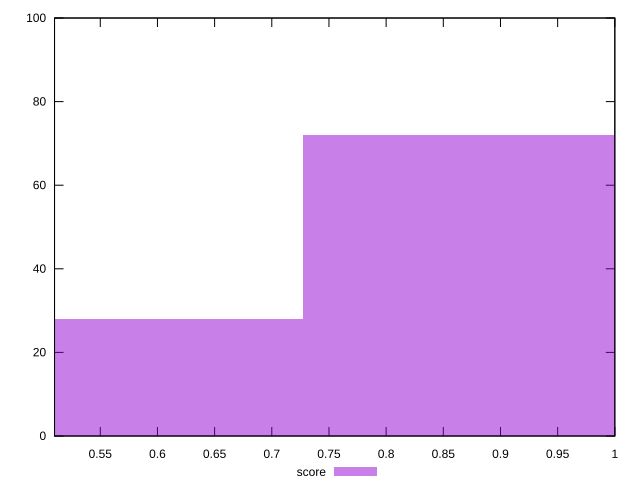

Source code (gnuplot):
reset

$score <<EOF
0.969380002984539 72
0.4846900014922695 28
EOF

set key outside below
set boxwidth 0.4846900014922695
set xrange [0.51:1]
set yrange [0:100]
set trange [0:100]
set style fill transparent solid 0.5 noborder
set terminal svg size 640, 490 enhanced background rgb 'white'
set output "report_00017_2021-02-10T15-08-03.406Z/first-cpu-idle/samples/pages+cached+noadtech+nomedia/score/histogram.svg"

plot $score title "score" with boxes

reset
